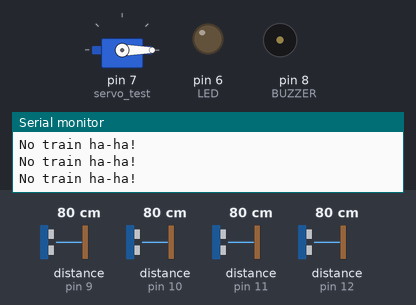
This sketch was run on a simulated Arduino Uno, built with avr-gcc and run on an emulated ATmega328P. Shown: servo, output pins drawn as LEDs (lit = HIGH), buzzer (waves = sounding), the last lines printed to the serial monitor. Wiring (inferred from the names in the program): 2 × ultrasonic range finder: trigger pin 2, echo pin 9 / trigger pin 5, echo pin 12. The inputs (shaded band) are chosen by the test bench; at power-on: distance to the obstacle (sensors on pin 9, pin 10, pin 11, pin 12) 80 cm. The echo pulse lasts 58.3 µs per cm; pins used as bus, display or sensor lines are not drawn.

Above: at 1.2 s.
1.3 s: distance to the obstacle (sensor on pin 9) set to 2 cm
2.8 s: distance to the obstacle (sensor on pin 10) set to 12 cm
5.8 s: distance to the obstacle (sensor on pin 10) set to 9 cm
At 6.6 s:
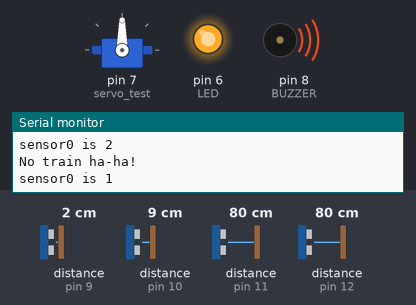
Timing chart, 0 to 14.8 s (numbered marks = the images above; inputs shaded):
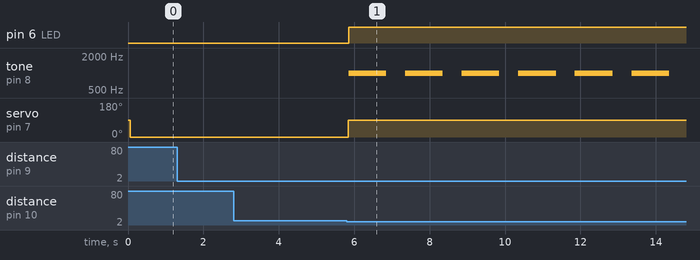

Measured:
- the behaviour switches between 11 and 10 cm on distance to the obstacle (sensor on pin 10) (found by bisection; images 0 and 1)
- after the input at 5.8 s, pin 6 (LED): LOW → HIGH after 0.05 s; tone on pin 8 (BUZZER): alternates 1000 Hz for 1.0 s and silent for 0.50 s, starting after 0.05 s; servo on pin 7 (servo_test): 0° → 90° after 0.05 s

The sketch:

BiDirectional.ino
```cpp
#define TRIGGER_0 2
#define TRIGGER_1 3
#define TRIGGER_2 4
#define TRIGGER_3 5

#define ECHO_0 9
#define ECHO_1 10
#define ECHO_2 11
#define ECHO_3 12

#define LED 6
#define BUZZER 8
#define MinDist 10

#include <Servo.h>

int angle ;
int change;
Servo servo_test;

void setup() {
  // put your setup code here, to run once:
  Serial.begin(9600);
  pinMode(TRIGGER_0, OUTPUT); //TRIGGER PINS
  pinMode(TRIGGER_1, OUTPUT);
  pinMode(TRIGGER_2, OUTPUT);
  pinMode(TRIGGER_3, OUTPUT);

  pinMode(ECHO_0, INPUT);//ECHO PINS
  pinMode(ECHO_1, INPUT);
  pinMode(ECHO_2, INPUT);
  pinMode(ECHO_3, INPUT);

  servo_test.attach(7); //MOTOR

  pinMode(BUZZER, OUTPUT);
  pinMode(LED, OUTPUT);

}
int countdist(int sensor){

  int trigger,echo;
  switch (sensor){
    case 0:
      trigger=TRIGGER_0;
      echo=ECHO_0;
      break;
    case 1:
      trigger=TRIGGER_1;
      echo=ECHO_1;
      break;
    case 2:
      trigger=TRIGGER_2;
      echo=ECHO_2;
      break;
    case 3:
      trigger=TRIGGER_3;
      echo=ECHO_3;
      break;
  }

  int dis;
  digitalWrite (trigger, LOW);
  delayMicroseconds (3);
  digitalWrite (trigger, HIGH);
  delayMicroseconds (10);
  digitalWrite (trigger, LOW);
  dis = (pulseIn(echo, HIGH)/2)*0.0343;
  return dis;
}

void turn (int initial, int last){
  servo_test.write(initial);
  delay(10);
  servo_test.write(last);
}

bool istriggered(int sensor){
  if ((countdist(sensor)>0) && (countdist(sensor)<10))
    return true;
  else
    return false;
}

int watchdog(){

  if (istriggered(0)){
    Serial.print("sensor0 is ");
    Serial.println(countdist(0));

    if (istriggered(1) && !istriggered(2) && !istriggered(3))
      return 0;
  }

  if (istriggered(3)){
    Serial.print("sensor3 is ");
    Serial.println(countdist(3));

    if (istriggered(2) && !istriggered(1) && !istriggered(0))
      return 3;
  }

  return 99;

}

void loop() {

  if (watchdog()==0){

    turn(0,90);

    while (istriggered(0) || istriggered(1)|| istriggered(2) || istriggered(3)){
       digitalWrite (LED, HIGH);
       tone(BUZZER, 1000); // Send 1KHz sound signal...
       delay(1000);        // ...for 1 sec
       noTone(BUZZER);     // Stop sound...
       delay(500);
       digitalWrite (LED, LOW);
     }

     turn(90,0);
  }

  if (watchdog()==3){

    turn(0,90);

    while (istriggered(0) || istriggered(1)|| istriggered(2) || istriggered(3)){
       digitalWrite (LED, HIGH);
       tone(BUZZER, 1000); // Send 1KHz sound signal...
       delay(1000);        // ...for 1 sec
       noTone(BUZZER);     // Stop sound...
       delay(500);
       digitalWrite (LED, LOW);
     }

     turn(90,0);
  }

  else if (watchdog()==99){
    Serial.println("No train ha-ha!");
    turn(0,0);
  }

}
```
